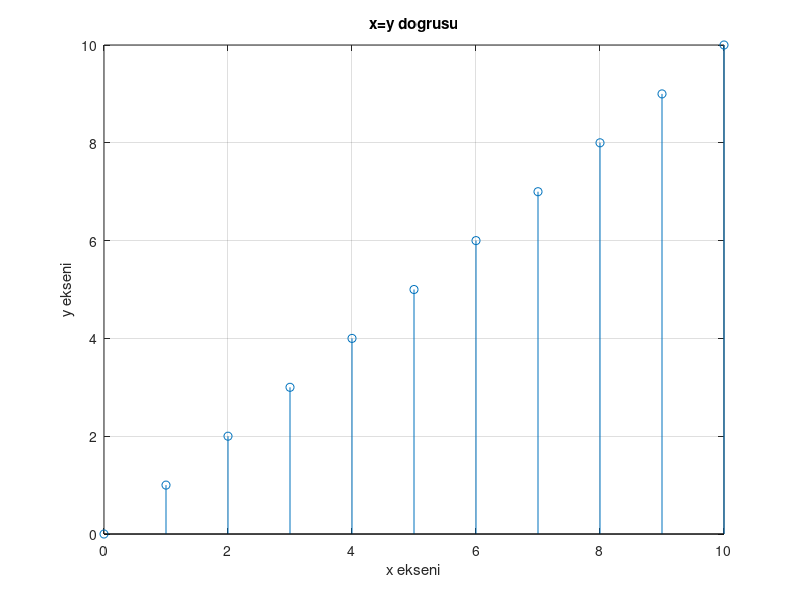

Here is the MATLAB script that generated this plot:
clc;
clear;
clear all;

x=0:1:10;
y=0:1:10;

%stem ile grafik cizdirme

stem(x,y)
grid

xlabel("x ekseni")
ylabel("y ekseni")
title("x=y dogrusu")

% plotta grafigin noktalari birlestirilirken 
% stemde grafik noktalari birlestirilmiyor